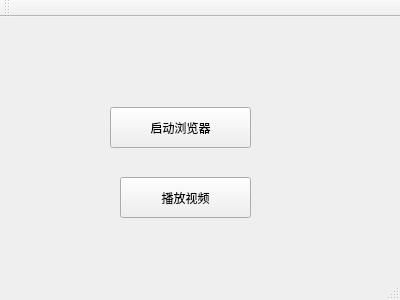
<?xml version="1.0" encoding="UTF-8"?>
<ui version="4.0">
 <class>MainWindow</class>
 <widget class="QMainWindow" name="MainWindow">
  <property name="geometry">
   <rect>
    <x>0</x>
    <y>0</y>
    <width>400</width>
    <height>300</height>
   </rect>
  </property>
  <property name="windowTitle">
   <string>MainWindow</string>
  </property>
  <widget class="QWidget" name="centralWidget">
   <widget class="QPushButton" name="pushButton_start">
    <property name="geometry">
     <rect>
      <x>110</x>
      <y>90</y>
      <width>141</width>
      <height>41</height>
     </rect>
    </property>
    <property name="text">
     <string>启动浏览器</string>
    </property>
   </widget>
   <widget class="QPushButton" name="pushButton_video">
    <property name="geometry">
     <rect>
      <x>120</x>
      <y>160</y>
      <width>131</width>
      <height>41</height>
     </rect>
    </property>
    <property name="text">
     <string>播放视频</string>
    </property>
   </widget>
  </widget>
  <widget class="QMenuBar" name="menuBar">
   <property name="geometry">
    <rect>
     <x>0</x>
     <y>0</y>
     <width>400</width>
     <height>23</height>
    </rect>
   </property>
  </widget>
  <widget class="QToolBar" name="mainToolBar">
   <attribute name="toolBarArea">
    <enum>TopToolBarArea</enum>
   </attribute>
   <attribute name="toolBarBreak">
    <bool>false</bool>
   </attribute>
  </widget>
  <widget class="QStatusBar" name="statusBar"/>
 </widget>
 <layoutdefault spacing="6" margin="11"/>
 <resources/>
 <connections/>
</ui>
